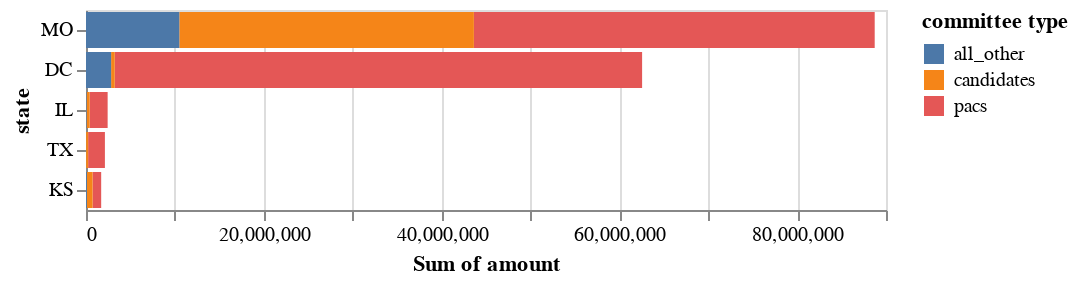

The cell this chart's notebook holds for it:
### Code cell
alt.Chart(top_5).mark_bar().encode(x='sum(amount)', y=alt.Y('state', sort="-x"), color="committee type")

### Figure 1 — Vega-Lite specification as saved in the notebook (floating-point values rounded to 4 significant figures)
{"config": {"view": {"continuousWidth": 400, "continuousHeight": 300}}, "data": {"name": "data-ca9860fe3b8fbbbf61ffe6dd2bcf162c"}, "mark": "bar", "encoding": {"color": {"type": "nominal", "field": "committee type"}, "x": {"type": "quantitative", "aggregate": "sum", "field": "amount"}, "y": {"type": "nominal", "field": "state", "sort": "-x"}}, "$schema": "https://vega.github.io/schema/vega-lite/v4.8.1.json", "datasets": {"data-ca9860fe3b8fbbbf61ffe6dd2bcf162c": [{"state": "MO", "committee type": "pacs", "amount": 45090000.0}, {"state": "DC", "committee type": "pacs", "amount": 59330000.0}, {"state": "IL", "committee type": "pacs", "amount": 2021000.0}, {"state": "TX", "committee type": "pacs", "amount": 1889000.0}, {"state": "KS", "committee type": "pacs", "amount": 964500.0}, {"state": "MO", "committee type": "candidates", "amount": 33140000.0}, {"state": "DC", "committee type": "candidates", "amount": 408700.0}, {"state": "IL", "committee type": "candidates", "amount": 350100.0}, {"state": "TX", "committee type": "candidates", "amount": 230900.0}, {"state": "KS", "committee type": "candidates", "amount": 642300.0}, {"state": "MO", "committee type": "all_other", "amount": 10500000.0}, {"state": "DC", "committee type": "all_other", "amount": 2825000.0}, {"state": "IL", "committee type": "all_other", "amount": 63300.0}, {"state": "TX", "committee type": "all_other", "amount": 7607.0}, {"state": "KS", "committee type": "all_other", "amount": 100600.0}]}}
